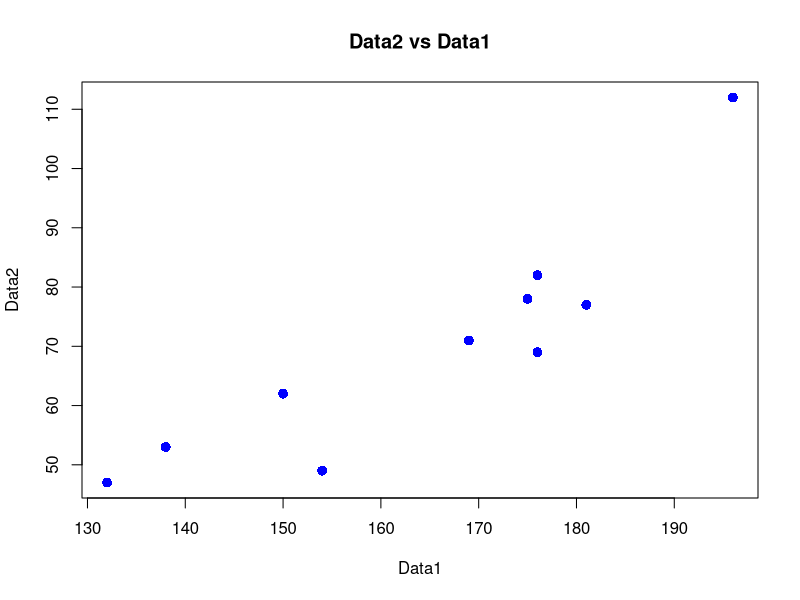
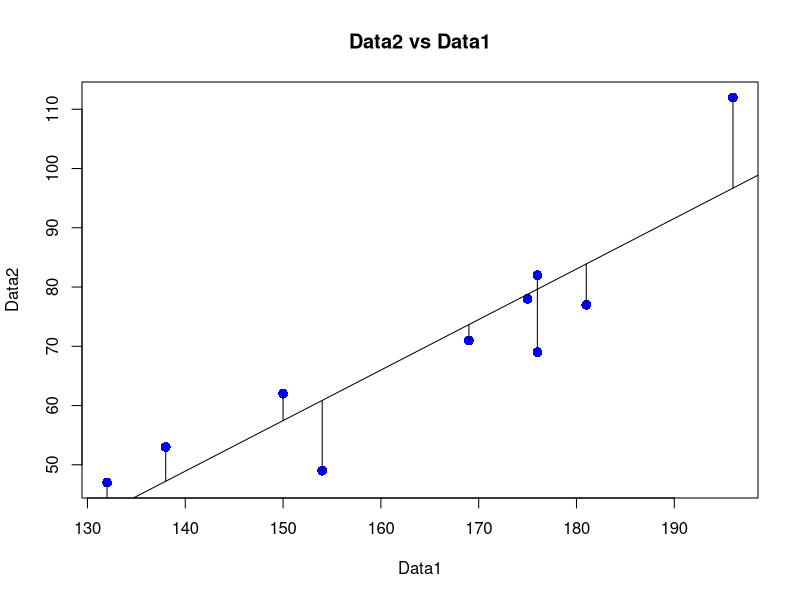
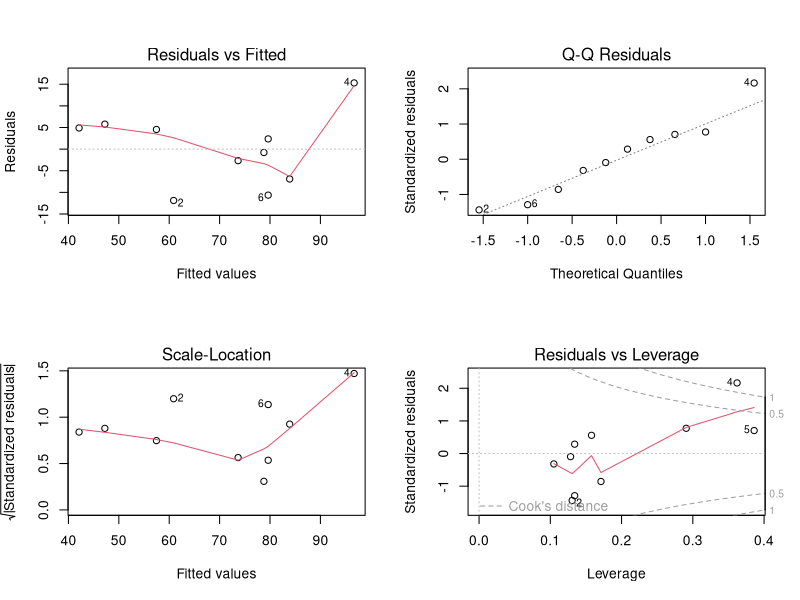

R code for these plots, in order:
#Simple Regression Model in R

#Open the .csv file
df <- read.csv("test.csv")
head(df)

#Plot the values in the file
plot(df$Data1, df$Data2, pch = 16, cex = 1.3, col = "blue", 
     main = "Data2 vs Data1", 
     xlab = "Data1", 
     ylab = "Data2")

#Create the linear regression model
lm(df$Data1 ~ df$Data2)

#Generate the Regression line
abline(98.0054, 0.9528)

#Create the model
model <-  lm(df$Data2 ~ df$Data1)

#View the model
summary(model)

# Predict possible results
prediction <- predict(model)
prediction

#Plot
plot(df$Data1, df$Data2, pch = 16, cex = 1.3, 
     col = "blue", 
     main = "Data2 vs Data1", 
     xlab = "Data1", 
     ylab = "Data2")

#Build the Regression line
abline(lm(df$Data2 ~ df$Data1))

# Get the size of one of the data samples
num <- length(df$Data2)
num

#Generate a graph with residual values
for (k in 1: num)  
  lines(c(df$Data1[k], df$Data1[k]), 
        c(df$Data2[k], prediction[k]))

#Generating graphs with the distribution of Residuals
par(mfrow = c(2,2))
plot(model)
